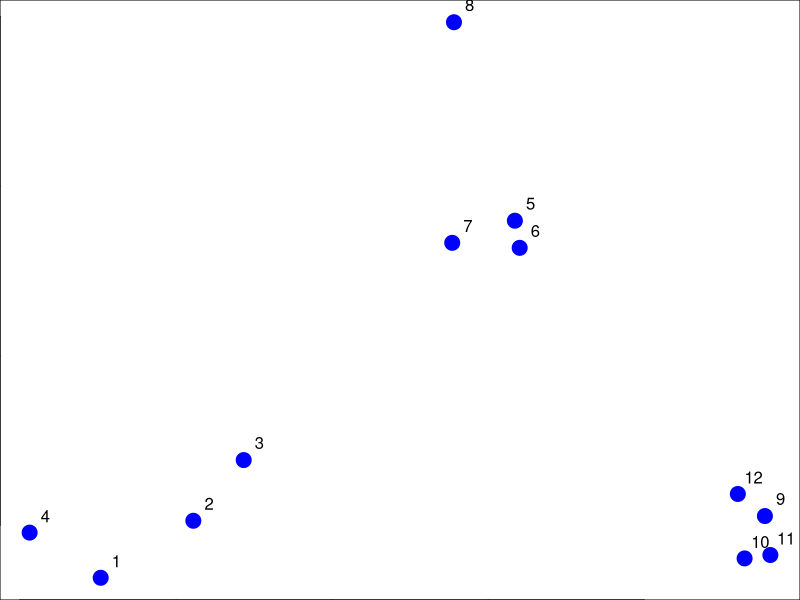
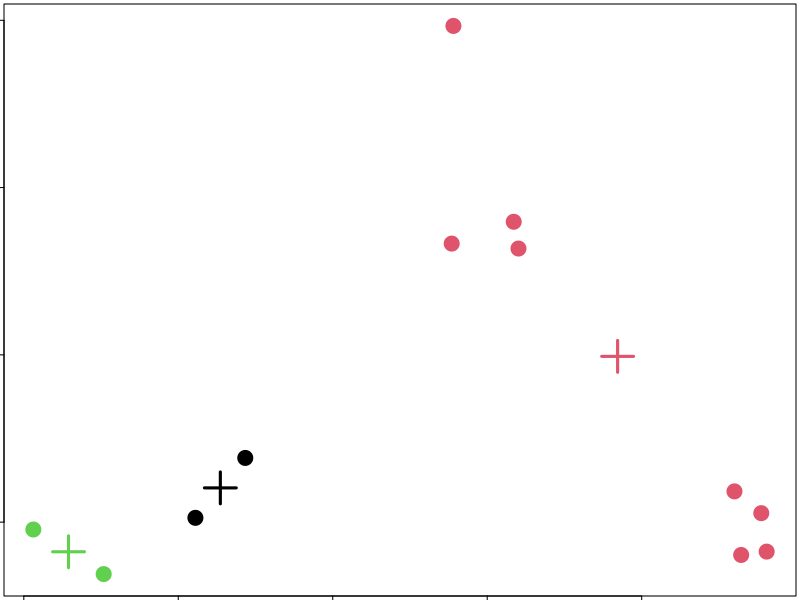
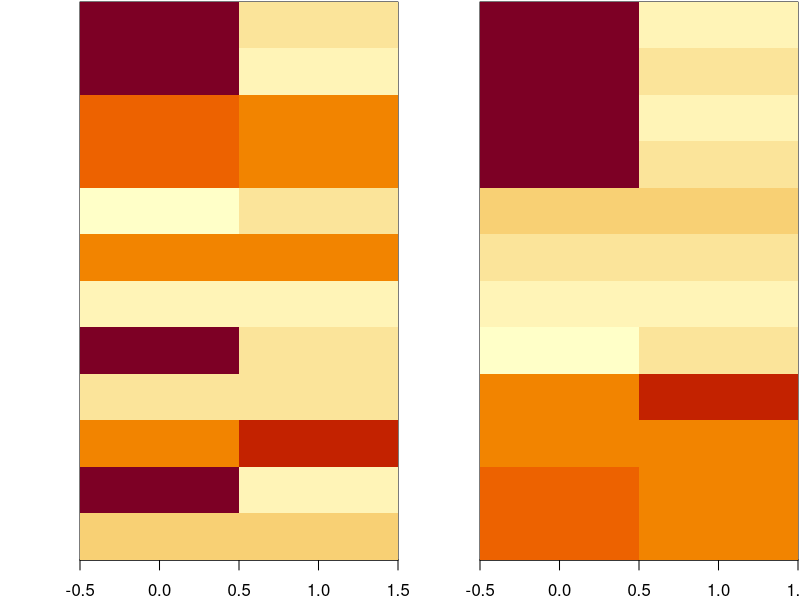
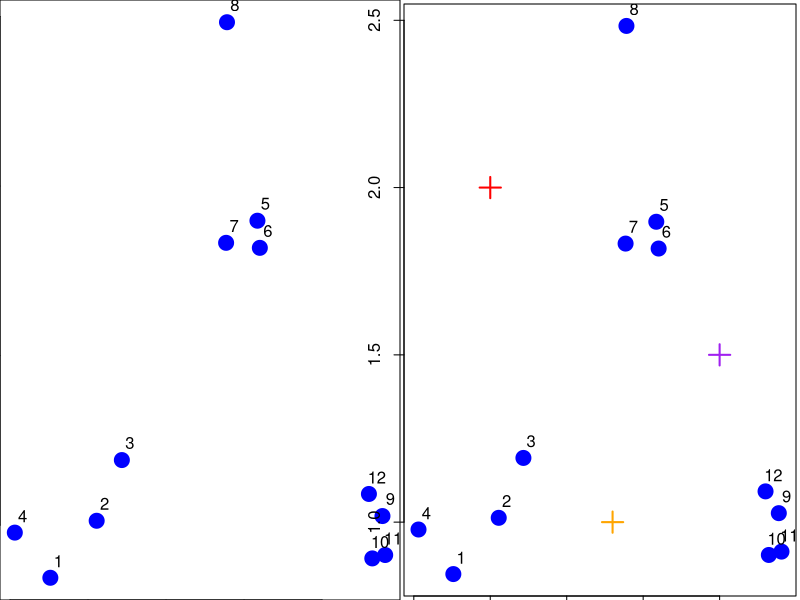
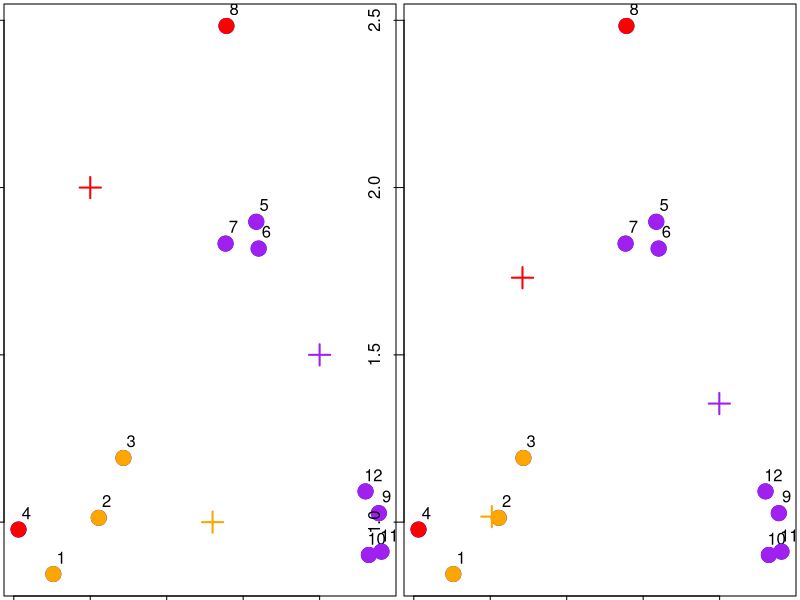
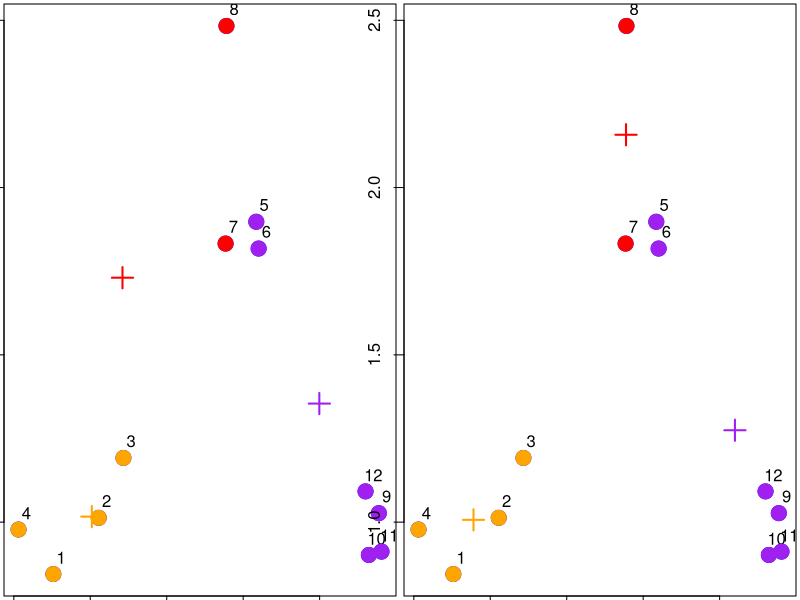

These charts were generated, in order, by the following R code: (Note: this script raises an error after producing the figures.)
# K Means Clustering 

set.seed(1234); par(mar=c(0,0,0,0))
x <- rnorm(12,mean=rep(1:3,each=4),sd=0.2)
y <- rnorm(12,mean=rep(c(1,2,1),each=4),sd=0.2)
plot(x,y,col="blue",pch=19,cex=2)
text(x+0.05,y+0.05,labels=as.character(1:12))

dataFrame <- data.frame(x,y)
kmeansObj <- kmeans(dataFrame,centers=3)
names(kmeansObj)

par(mar=rep(0.2,4))
plot(x,y,col=kmeansObj$cluster,pch=19,cex=2)
points(kmeansObj$centers,col=1:3,pch=3,cex=3,lwd=3)



set.seed(1234)
dataMatrix <- as.matrix(dataFrame)[sample(1:12),]
kmeansObj <- kmeans(dataMatrix,centers=3)
par(mfrow=c(1,2), mar = c(2, 4, 0.1, 0.1))
image(t(dataMatrix)[,nrow(dataMatrix):1],yaxt="n")
image(t(dataMatrix)[,order(kmeansObj$cluster)],yaxt="n")

#K-means clustering - example

set.seed(1234); par(mar=c(0,0,0,0))
x <- rnorm(12,mean=rep(1:3,each=4),sd=0.2)
y <- rnorm(12,mean=rep(c(1,2,1),each=4),sd=0.2)
plot(x,y,col="blue",pch=19,cex=2)
text(x+0.05,y+0.05,labels=as.character(1:12))
#K-means clustering - starting centroids

par(mar=rep(0.2,4))
plot(x,y,col="blue",pch=19,cex=2)
text(x+0.05,y+0.05,labels=as.character(1:12))
cx <- c(1,1.8,2.5)
cy <- c(2,1,1.5)
points(cx,cy,col=c("red","orange","purple"),pch=3,cex=2,lwd=2)
##K-means clustering - assign to closest centroid

par(mar=rep(0.2,4))
plot(x,y,col="blue",pch=19,cex=2)
cols1 <- c("red","orange","purple")
text(x+0.05,y+0.05,labels=as.character(1:12))
cx <- c(1,1.8,2.5)
cy <- c(2,1,1.5)
points(cx,cy,col=cols1,pch=3,cex=2,lwd=2)

## Find the closest centroid
distTmp <- matrix(NA,nrow=3,ncol=12)
distTmp[1,] <- (x-cx[1])^2 + (y-cy[1])^2
distTmp[2,] <- (x-cx[2])^2 + (y-cy[2])^2
distTmp[3,] <- (x-cx[3])^2 + (y-cy[3])^2
newClust <- apply(distTmp,2,which.min)
points(x,y,pch=19,cex=2,col=cols1[newClust])


#K-means clustering - recalculate centroids

par(mar=rep(0.2,4))
plot(x,y,col="blue",pch=19,cex=2)
cols1 <- c("red","orange","purple")
text(x+0.05,y+0.05,labels=as.character(1:12))

## Find the closest centroid
distTmp <- matrix(NA,nrow=3,ncol=12)
distTmp[1,] <- (x-cx[1])^2 + (y-cy[1])^2
distTmp[2,] <- (x-cx[2])^2 + (y-cy[2])^2
distTmp[3,] <- (x-cx[3])^2 + (y-cy[3])^2
newClust <- apply(distTmp,2,which.min)
points(x,y,pch=19,cex=2,col=cols1[newClust])
newCx <- tapply(x,newClust,mean)
newCy <- tapply(y,newClust,mean)

## Old centroids

cx <- c(1,1.8,2.5)
cy <- c(2,1,1.5)

points(newCx,newCy,col=cols1,pch=3,cex=2,lwd=2)

#K-means clustering - reassign values

par(mar=rep(0.2,4))
plot(x,y,col="blue",pch=19,cex=2)
cols1 <- c("red","orange","purple")
text(x+0.05,y+0.05,labels=as.character(1:12))


cx <- c(1,1.8,2.5)
cy <- c(2,1,1.5)


## Find the closest centroid
distTmp <- matrix(NA,nrow=3,ncol=12)
distTmp[1,] <- (x-cx[1])^2 + (y-cy[1])^2
distTmp[2,] <- (x-cx[2])^2 + (y-cy[2])^2
distTmp[3,] <- (x-cx[3])^2 + (y-cy[3])^2
newClust <- apply(distTmp,2,which.min)
newCx <- tapply(x,newClust,mean)
newCy <- tapply(y,newClust,mean)

## Old centroids

points(newCx,newCy,col=cols1,pch=3,cex=2,lwd=2)


## Iteration 2
distTmp <- matrix(NA,nrow=3,ncol=12)
distTmp[1,] <- (x-newCx[1])^2 + (y-newCy[1])^2
distTmp[2,] <- (x-newCx[2])^2 + (y-newCy[2])^2
distTmp[3,] <- (x-newCx[3])^2 + (y-newCy[3])^2
newClust2 <- apply(distTmp,2,which.min)

points(x,y,pch=19,cex=2,col=cols1[newClust2])

#K-means clustering - update centroids

par(mar=rep(0.2,4))
plot(x,y,col="blue",pch=19,cex=2)
cols1 <- c("red","orange","purple")
text(x+0.05,y+0.05,labels=as.character(1:12))


cx <- c(1,1.8,2.5)
cy <- c(2,1,1.5)

## Find the closest centroid
distTmp <- matrix(NA,nrow=3,ncol=12)
distTmp[1,] <- (x-cx[1])^2 + (y-cy[1])^2
distTmp[2,] <- (x-cx[2])^2 + (y-cy[2])^2
distTmp[3,] <- (x-cx[3])^2 + (y-cy[3])^2
newClust <- apply(distTmp,2,which.min)
newCx <- tapply(x,newClust,mean)
newCy <- tapply(y,newClust,mean)



## Iteration 2
distTmp <- matrix(NA,nrow=3,ncol=12)
distTmp[1,] <- (x-newCx[1])^2 + (y-newCy[1])^2
distTmp[2,] <- (x-newCx[2])^2 + (y-newCy[2])^2
distTmp[3,] <- (x-newCx[3])^2 + (y-newCy[3])^2
finalClust <- apply(distTmp,2,which.min)


## Final centroids
finalCx <- tapply(x,finalClust,mean)
finalCy <- tapply(y,finalClust,mean)
points(finalCx,finalCy,col=cols1,pch=3,cex=2,lwd=2)



points(x,y,pch=19,cex=2,col=cols1[finalClust])

kmeans()

#Important parameters: x, centers, iter.max, nstart
dataFrame <- data.frame(x,y)
kmeansObj <- kmeans(dataFrame,centers=3)
names(kmeansObj)
kmeansObj$cluster
kmeans()

par(mar=rep(0.2,4))
plot(x,y,col=kmeansObj$cluster,pch=19,cex=2)
points(kmeansObj$centers,col=1:3,pch=3,cex=3,lwd=3)
#Heatmaps

set.seed(1234)
dataMatrix <- as.matrix(dataFrame)[sample(1:12),]
kmeansObj <- kmeans(dataMatrix,centers=3)
par(mfrow=c(1,2), mar = c(2, 4, 0.1, 0.1))
image(t(dataMatrix)[,nrow(dataMatrix):1],yaxt="n")
image(t(dataMatrix)[,order(kmeansObj$cluster)],yaxt="n")

